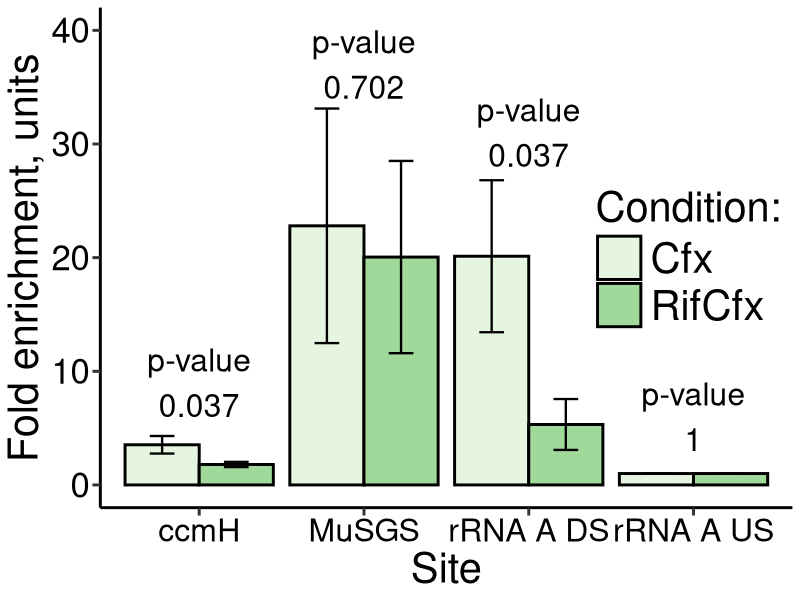
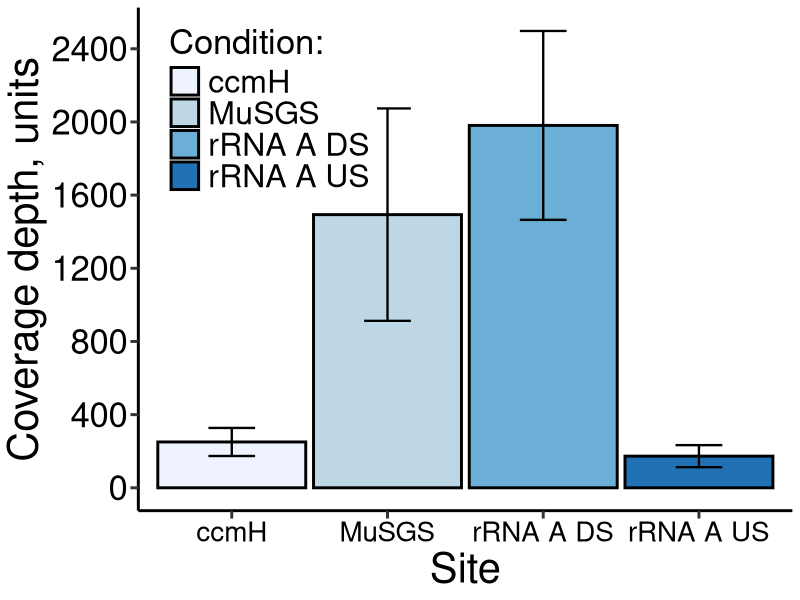
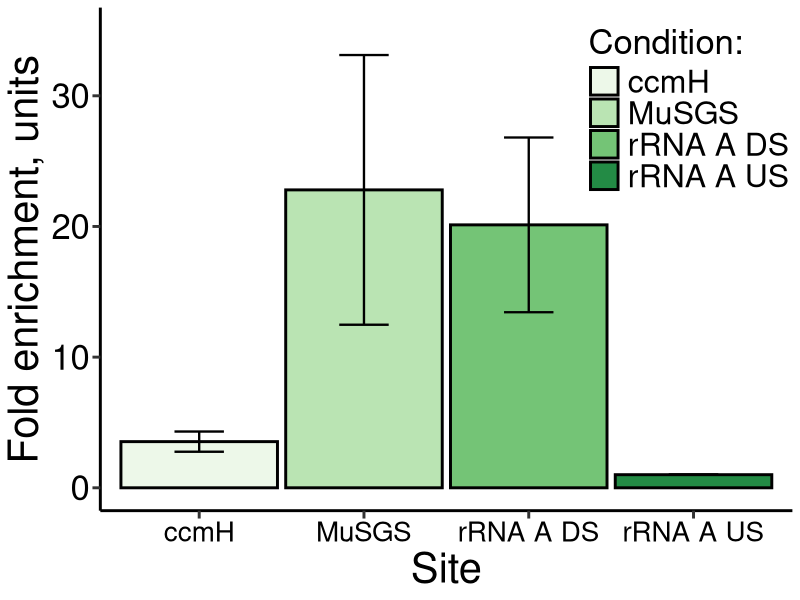
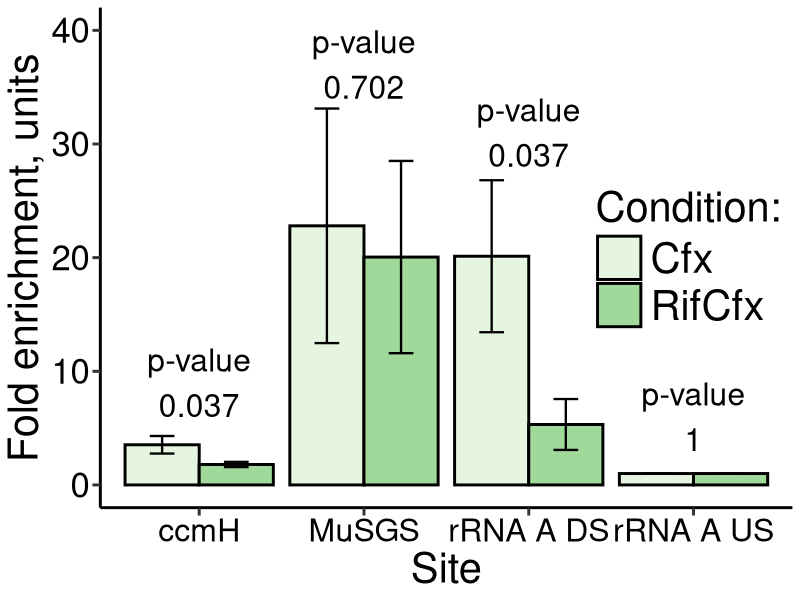
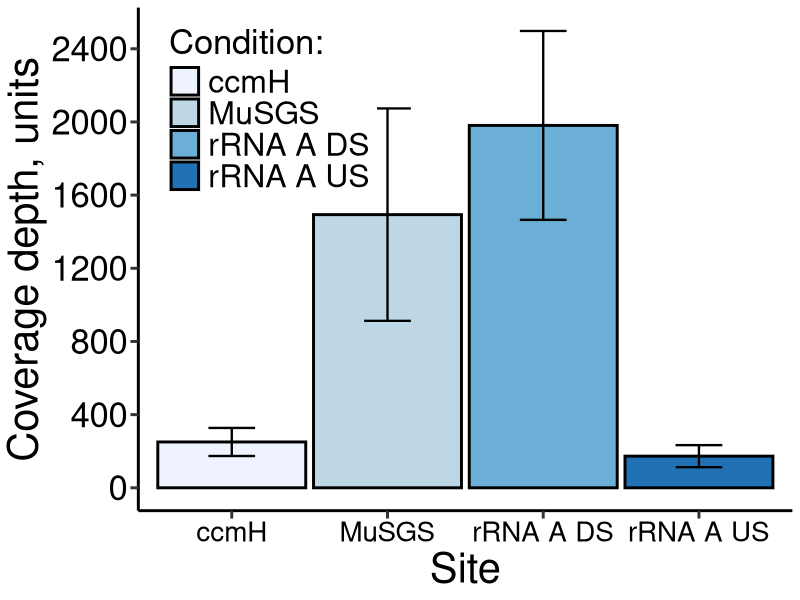
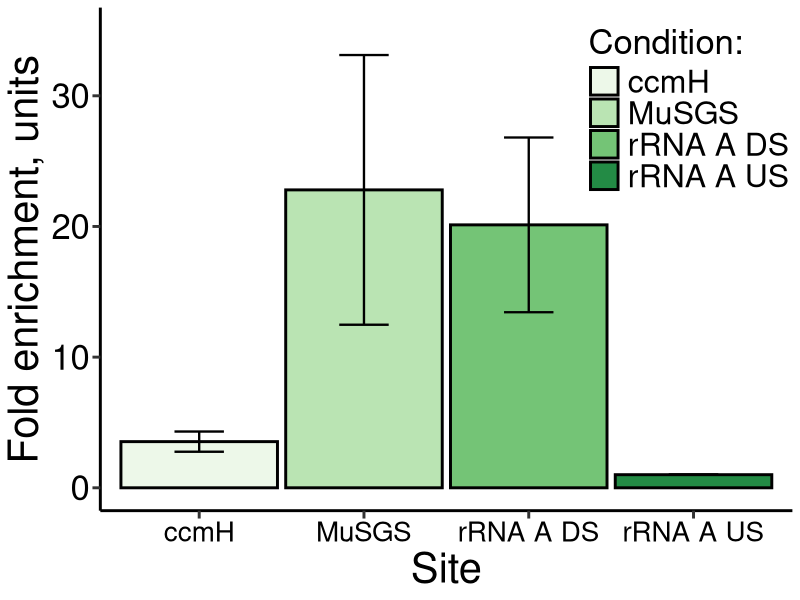

Generate these figures, in order, with R:
###############################################
##Dmitry Sutormin, 2018##
##Topo-Seq analysis##

#Script vizualises qPCR data.
###############################################

#######
#Libraries to be imported (or installed).
#######

#install.packages("ggplot2")
library(ggplot2)

#######
#Variables to be defined.
#######

#Output path for plots.
Outpath <- 'C:/Sutor/science/DNA-gyrase/reports and burocraty/Papers/PICTURES/qPCR/qPCR_Cfx_RifCfx_test.png'
Outpath_qpcr_cfx <- 'C:/Sutor/science/DNA-gyrase/reports and burocraty/Papers/PICTURES/qPCR/qPCR_Cfx_test.png'
Outpath_cov_cfx <- 'C:/Sutor/science/DNA-gyrase/reports and burocraty/Papers/PICTURES/qPCR/cov_Cfx_test.png'

#######
#qPCR data (units). 
#For raw data (Ct and transformations of it) look at Summary_table.xlsx, sheet DS1.
#######

#Cfx Topo-qPCR fold enrichment
CFX_Mu<-c(32.82, 19.93, 15.65)
CFX_2394<-c(2.77, 4.02, 3.81)
CFX_3602<-c(1, 1, 1.01)
CFX_3594<-c(14.97, 19.01, 26.39)
#RifCfx Topo-qPCR fold enrichment
RifCFX_Mu<-c(24.95, 23.57, 11.63)
RifCFX_2394<-c(1.78, 2.01, 1.61)
RifCFX_3602<-c(1, 1, 1.01)
RifCFX_3594<-c(3.86, 7.52, 4.58)
#Cfx Topo-Seq mean coverage depth
Cov_CFX_Mu<-c(1203.0, 1783.508)
Cov_CFX_2394<-c(241.155, 189.264, 321.2)
Cov_CFX_3602<-c(195.245, 113.311, 210.311)
Cov_CFX_3594<-c(2271.133, 2205.693, 1466.08)

samples_list<-list(CFX_Mu, CFX_2394, CFX_3602, CFX_3594, RifCFX_Mu, RifCFX_2394, RifCFX_3602, RifCFX_3594)

#######
#Returns mean for the list, standard deviation and standard error
#######

Stat_function<-function(x) {
  x_mean<-mean(x)
  x_sd<-sd(x)
  x_se<-x_sd/sqrt(length(x))
  return(c(x_mean, x_sd, x_se, length(x)))
}

samples_data<-t(data.frame(lapply(samples_list, Stat_function)))

samples_data<-data.frame(samples_data, c("MuSGS", "ccmH", "rRNA A US", "rRNA A DS", 
                                         "MuSGS", "ccmH", "rRNA A US", "rRNA A DS"), 
                                       c("Cfx","Cfx","Cfx","Cfx", 
                                         "RifCfx", "RifCfx", "RifCfx", "RifCfx"))


rownames(samples_data)<-c("Cfx_Mu", "Cfx_2394", "Cfx_3602", "Cfx_3594", 
                          "RifCfx_Mu", "RifCfx_2394", "RifCfx_3602", "RifCfx_3594")
colnames(samples_data)<-c("mean", "sd", "se", "len", "name", "antib_index")

samples_data

#######
#Calculates boundaries for ~0.95 confidence interval (mean +/-2*SE)
#######

limits <- aes(ymax = samples_data$mean + 2*samples_data$se,
              ymin = samples_data$mean - 2*samples_data$se)

#######
#Calculates t-test between correspondence sets of values from Cfx and RifCfx groups. 
#Prepares data for plotting.
#######

p_value_labels <- c(replicate(4, "p-value"), '','','','')

p_value_y <- c(39, 11, 8, 33, 0, 0, 0, 0)
p_value_x <- c(2, 1, 4, 3, 1, 2, 3, 4)

p_value_labels_ <- c(round(t.test(CFX_Mu, RifCFX_Mu)$p.value, digits=3),
                     round(t.test(CFX_2394, RifCFX_2394)$p.value, digits=3),
                     round(t.test(CFX_3602, RifCFX_3602)$p.value, digits=3),
                     round(t.test(CFX_3594, RifCFX_3594)$p.value, digits=3), '','','','')
p_value_y_ <- c(35, 7, 4, 29, 0, 0, 0, 0)
p_value_x_ <- c(2, 1, 4, 3, 1, 2, 3, 4)

#######
#Plotting.
#######

p <- ggplot(data = samples_data, aes(x = name, y = mean, fill = antib_index)) +
  geom_bar(stat = "identity", color="black", width=0.9, size=1, position = position_dodge(width = 0.9)) +
  geom_errorbar(limits, position = position_dodge(width = 0.9), width = 0.3, size=0.8) +
  labs(x = "Site", y = "Fold enrichment, units") +
  scale_fill_brewer(palette="Greens", name="Condition:") +
  geom_text(aes(x=p_value_x, y=p_value_y, label=p_value_labels), 
                size=8) +
  geom_text(aes(x=p_value_x_, y=p_value_y_, label=p_value_labels_), 
            size=8) +
  theme(axis.line=element_line(size=1), axis.ticks=element_line(size=1), axis.text.x=element_text(size=23, color='black'),
        axis.text.y=element_text(size=25, color='black'), axis.title.y=element_text(size=30), axis.title.x=element_text(size=30),
        panel.background=element_rect(fill="white"), axis.ticks.length=unit(0.2, "cm"), 
        legend.position=c(0.85,0.5), legend.text=element_text(size=30), 
        legend.title=element_text(size=30), legend.key.size=unit(1.2, "cm"))+
  scale_y_continuous(breaks=seq(0, 40, 10), limits=c(0,40))
p

ggsave(Outpath, units="in", width=8, height=4, dpi=600)


#######
#Coverage data processing.
#######

#Cfx Topo-Seq mean coverage depth
Cov_CFX_Mu<-c(1203.0, 1783.508)
Cov_CFX_2394<-c(241.155, 189.264, 321.2)
Cov_CFX_3602<-c(195.245, 113.311, 210.311)
Cov_CFX_3594<-c(2271.133, 2205.693, 1466.08)

samples_list_cov<-list(Cov_CFX_Mu, Cov_CFX_2394, Cov_CFX_3602, Cov_CFX_3594)

#######
#Returns mean for the list, standard deviation and standard error
#######

Stat_function<-function(x) {
  x_mean<-mean(x)
  x_sd<-sd(x)
  x_se<-x_sd/sqrt(length(x))
  return(c(x_mean, x_sd, x_se, length(x)))
}

samples_data_cov<-t(data.frame(lapply(samples_list_cov, Stat_function)))

samples_data_cov<-data.frame(samples_data_cov, c("MuSGS", "ccmH", "rRNA A US", "rRNA A DS"), 
                         c("Cfx","Cfx","Cfx","Cfx"))


rownames(samples_data_cov)<-c("cov_Cfx_Mu", "cov_Cfx_2394", "cov_Cfx_3602", "cov_Cfx_3594")
colnames(samples_data_cov)<-c("mean", "sd", "se", "len", "name", "antib_index")

samples_data_cov

#######
#Calculates boundaries for ~0.95 confidence interval (mean +/-2*SE)
#######

limits_cov <- aes(ymax = samples_data_cov$mean + 2*samples_data_cov$se,
              ymin = samples_data_cov$mean - 2*samples_data_cov$se)

#######
#Plotting.
#######

p <- ggplot(data = samples_data_cov, aes(x = name, y = mean, fill = name)) +
  geom_bar(stat = "identity", color="black", width=0.95, size=1, position = position_dodge(width = 0.9)) +
  geom_errorbar(limits_cov, position = position_dodge(width = 0.95), width = 0.3, size=0.8) +
  labs(x = "Site", y = "Coverage depth, units") +
  scale_fill_brewer(palette="Blues", name="Condition:") +
  theme(axis.line=element_line(size=1), axis.ticks=element_line(size=1), axis.text.x=element_text(size=20, color='black'),
        axis.text.y=element_text(size=25, color='black'), axis.title.y=element_text(size=30), axis.title.x=element_text(size=30),
        panel.background=element_rect(fill="white"), axis.ticks.length=unit(0.2, "cm"), 
        legend.position=c(0.2,0.8), legend.text=element_text(size=23), 
        legend.title=element_text(size=25), legend.key.size=unit(0.8, "cm"))+
  scale_y_continuous(breaks=seq(0, 2500, 400), limits=c(0,2500))
p

ggsave(Outpath_cov_cfx, units="in", width=8, height=8, dpi=600)


#######
#Cfx qPCR data processing.
#######

#Cfx Topo-qPCR fold enrichment
CFX_Mu<-c(32.82, 19.93, 15.65)
CFX_2394<-c(2.77, 4.02, 3.81)
CFX_3602<-c(1, 1, 1.01)
CFX_3594<-c(14.97, 19.01, 26.39)

samples_list_cov<-list(CFX_Mu, CFX_2394, CFX_3602, CFX_3594)

#######
#Returns mean for the list, standard deviation and standard error
#######

Stat_function<-function(x) {
  x_mean<-mean(x)
  x_sd<-sd(x)
  x_se<-x_sd/sqrt(length(x))
  return(c(x_mean, x_sd, x_se, length(x)))
}

samples_data_cov<-t(data.frame(lapply(samples_list_cov, Stat_function)))

samples_data_cov<-data.frame(samples_data_cov, c("MuSGS", "ccmH", "rRNA A US", "rRNA A DS"), 
                             c("Cfx","Cfx","Cfx","Cfx"))


rownames(samples_data_cov)<-c("cov_Cfx_Mu", "cov_Cfx_2394", "cov_Cfx_3602", "cov_Cfx_3594")
colnames(samples_data_cov)<-c("mean", "sd", "se", "len", "name", "antib_index")

samples_data_cov

#######
#Calculates boundaries for ~0.95 confidence interval (mean +/-2*SE)
#######

limits_cov <- aes(ymax = samples_data_cov$mean + 2*samples_data_cov$se,
                  ymin = samples_data_cov$mean - 2*samples_data_cov$se)

#######
#Plotting.
#######

p <- ggplot(data = samples_data_cov, aes(x = name, y = mean, fill = name)) +
  geom_bar(stat = "identity", color="black", width=0.95, size=1, position = position_dodge(width = 0.9)) +
  geom_errorbar(limits_cov, position = position_dodge(width = 0.9), width = 0.3, size=0.8) +
  labs(x = "Site", y = "Fold enrichment, units") +
  scale_fill_brewer(palette="Greens", name="Condition:") +
  theme(axis.line=element_line(size=1), axis.ticks=element_line(size=1), axis.text.x=element_text(size=20, color='black'),
        axis.text.y=element_text(size=25, color='black'), axis.title.y=element_text(size=30), axis.title.x=element_text(size=30),
        panel.background=element_rect(fill="white"), axis.ticks.length=unit(0.2, "cm"), 
        legend.position=c(0.85,0.8), legend.text=element_text(size=23), 
        legend.title=element_text(size=25), legend.key.size=unit(0.8, "cm"))+
  scale_y_continuous(breaks=seq(0, 40, 10), limits=c(0,35))
p

ggsave(Outpath_qpcr_cfx, units="in", width=8, height=8, dpi=600)




